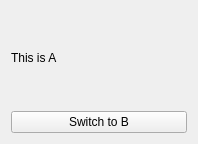
<?xml version="1.0" encoding="UTF-8"?>
<ui version="4.0">
 <class>widgetA</class>
 <widget class="QWidget" name="widgetA">
  <property name="geometry">
   <rect>
    <x>0</x>
    <y>0</y>
    <width>198</width>
    <height>144</height>
   </rect>
  </property>
  <property name="windowTitle">
   <string>Form</string>
  </property>
  <layout class="QVBoxLayout" name="verticalLayout">
   <item>
    <widget class="QLabel" name="label">
     <property name="text">
      <string>This is A</string>
     </property>
    </widget>
   </item>
   <item>
    <widget class="QPushButton" name="pushButton">
     <property name="text">
      <string>Switch to B</string>
     </property>
    </widget>
   </item>
  </layout>
 </widget>
 <resources/>
 <connections/>
</ui>
